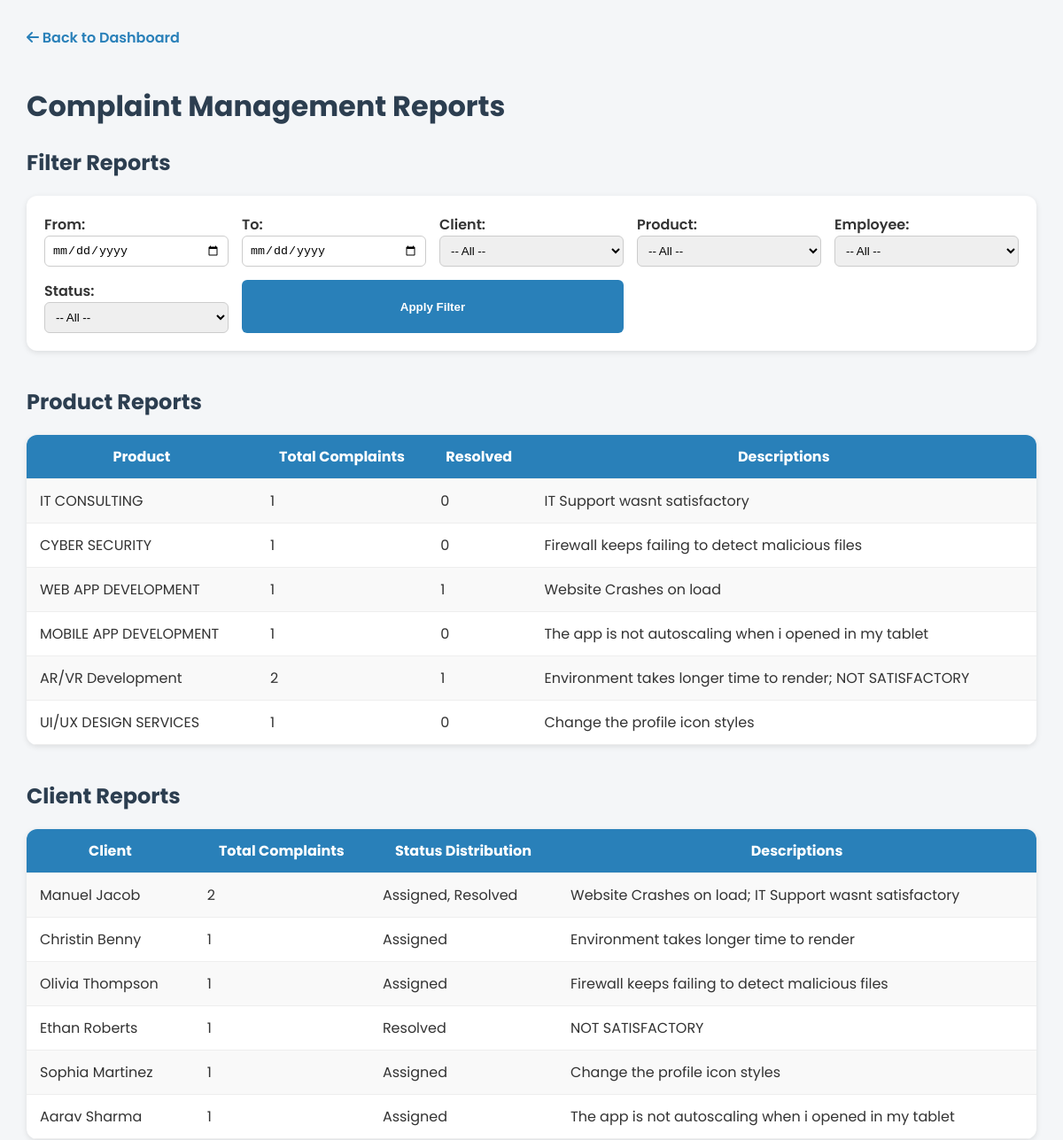
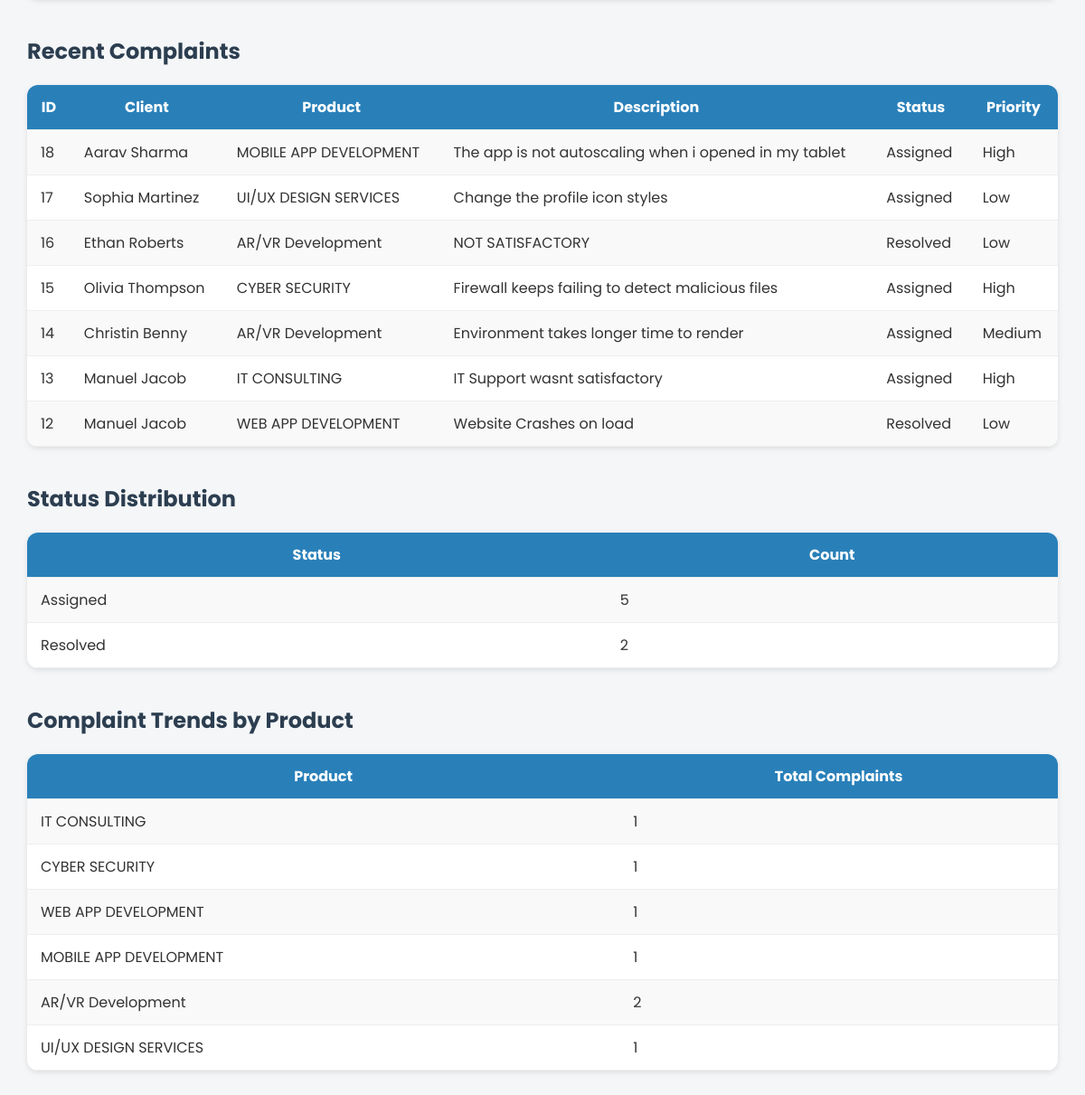
Page /admin/report.php on the committed database (2 pictures, top to bottom).
### tables this page shows
CREATE TABLE `complaints` (
  `complaint_id` int(11) NOT NULL,
  `client_id` int(11) DEFAULT NULL,
  `description` text DEFAULT NULL,
  `priority` enum('High','Medium','Low') DEFAULT NULL,
  `status` varchar(20) DEFAULT 'Pending',
  `created_at` datetime DEFAULT current_timestamp(),
  `product_id` int(11) DEFAULT NULL,
  `is_inactive` tinyint(1) DEFAULT 0,
  `inactive_reason` varchar(255) DEFAULT NULL,
  `inactivated_at` datetime DEFAULT NULL
);

CREATE TABLE `clients` (
  `client_id` int(11) NOT NULL,
  `name` varchar(100) DEFAULT NULL,
  `email` varchar(100) DEFAULT NULL,
  `password` varchar(255) DEFAULT NULL,
  `status` enum('active','inactive') DEFAULT 'active',
  `product_id` int(11) DEFAULT NULL
);

CREATE TABLE `products` (
  `product_id` int(11) NOT NULL,
  `name` varchar(100) NOT NULL,
  `description` text DEFAULT NULL,
  `price` decimal(10,2) DEFAULT NULL,
  `created_at` datetime DEFAULT current_timestamp(),
  `is_active` tinyint(1) DEFAULT 1
);

### admin/report.php (the view, shortened to what this page needs)
<?php
require_once "../config/db.php";
$dateFrom = filter_input(INPUT_GET, 'date_from', FILTER_DEFAULT);
$dateTo = filter_input(INPUT_GET, 'date_to', FILTER_DEFAULT);
try {
    $filterConditions = [];
    $params = [];
    $filterSql = !empty($filterConditions) ? 'WHERE ' . implode(' AND ', $filterConditions) : '';
    $queries = [
        'productReports' => "
            SELECT p.name AS product_name, COUNT(c.complaint_id) AS complaint_count,
                   SUM(CASE WHEN c.status = 'Resolved' THEN 1 ELSE 0 END) AS resolved_count,
                   GROUP_CONCAT(c.description SEPARATOR '; ') AS descriptions
            FROM complaints c
            JOIN products p ON c.product_id = p.product_id
            $filterSql
            GROUP BY p.product_id",
        'clientReports' => "
            SELECT cl.name AS client_name, COUNT(c.complaint_id) AS complaint_count,
                   GROUP_CONCAT(DISTINCT c.status SEPARATOR ', ') AS status_distribution,
                   GROUP_CONCAT(c.description SEPARATOR '; ') AS descriptions
            FROM complaints c
            JOIN clients cl ON c.client_id = cl.client_id
            $filterSql
            GROUP BY cl.client_id",
        'recentComplaints' => "
            SELECT c.complaint_id, cl.name AS client_name, p.name AS product_name,
                   c.description, c.status, c.priority
            FROM complaints c
            JOIN clients cl ON c.client_id = cl.client_id
            JOIN products p ON c.product_id = p.product_id
            $filterSql
            ORDER BY c.complaint_id DESC
            LIMIT 10",
        'statusDistributionData' => "
            SELECT c.status, COUNT(c.complaint_id) AS count
            FROM complaints c
            $filterSql
            GROUP BY c.status",
        'complaintTrendsData' => "
            SELECT p.name AS product_name, COUNT(c.complaint_id) AS complaint_count
            FROM complaints c
            JOIN products p ON c.product_id = p.product_id
            $filterSql
            GROUP BY p.product_id"
    ];
    foreach ($queries as $key => $sql) {
        $stmt = $conn->prepare($sql);
        $stmt->execute($params);
        $$key = $stmt->fetchAll(PDO::FETCH_ASSOC);
    }
} catch (PDOException $e) {
    die("Database error: " . $e->getMessage());
}
?>
<!DOCTYPE html>
<html lang="en">
<head>
    <link rel="stylesheet" href="https://cdnjs.cloudflare.com/ajax/libs/font-awesome/6.5.0/css/all.min.css">
</head>
<body>
    <a href="dashboard.php" class="back-link"><i class="fas fa-arrow-left"></i> Back to Dashboard</a>
    <h1>Complaint Management Reports</h1>
    <h2>Filter Reports</h2>
    <form method="GET">
        <div>
            <label for="date_from">From:</label>
            <input type="date" id="date_from" name="date_from" value="<?= htmlspecialchars($dateFrom) ?>">
        </div>
        <div>
            <label for="date_to">To:</label>
            <input type="date" id="date_to" name="date_to" value="<?= htmlspecialchars($dateTo) ?>">
        </div>
        <div>
            <label for="client">Client:</label>
            <select name="client" id="client">
                <option value="">-- All --</option>
            </select>
        </div>
        <div>
            <label for="product">Product:</label>
            <select name="product" id="product">
                <option value="">-- All --</option>
            </select>
        </div>
        <div>
            <label for="employee">Employee:</label>
            <select name="employee" id="employee">
                <option value="">-- All --</option>
            </select>
        </div>
        <div>
            <label for="status">Status:</label>
            <select name="status" id="status">
                <option value="">-- All --</option>
            </select>
        </div>
        <button type="submit">Apply Filter</button>
    </form>
    <h2>Product Reports</h2>
    <table>
        <tr><th>Product</th><th>Total Complaints</th><th>Resolved</th><th>Descriptions</th></tr>
        <?php foreach ($productReports as $row): ?>
            <tr>
                <td><?= htmlspecialchars($row['product_name']) ?></td>
                <td><?= $row['complaint_count'] ?></td>
                <td><?= $row['resolved_count'] ?></td>
                <td><?= htmlspecialchars($row['descriptions']) ?></td>
            </tr>
        <?php endforeach; ?>
    </table>
    <h2>Client Reports</h2>
    <table>
        <tr><th>Client</th><th>Total Complaints</th><th>Status Distribution</th><th>Descriptions</th></tr>
        <?php foreach ($clientReports as $row): ?>
            <tr>
                <td><?= htmlspecialchars($row['client_name']) ?></td>
                <td><?= $row['complaint_count'] ?></td>
                <td><?= htmlspecialchars($row['status_distribution']) ?></td>
                <td><?= htmlspecialchars($row['descriptions']) ?></td>
            </tr>
        <?php endforeach; ?>
    </table>
    <h2>Recent Complaints</h2>
    <table>
        <tr><th>ID</th><th>Client</th><th>Product</th><th>Description</th><th>Status</th><th>Priority</th></tr>
        <?php foreach ($recentComplaints as $row): ?>
            <tr>
                <td><?= $row['complaint_id'] ?></td>
                <td><?= htmlspecialchars($row['client_name']) ?></td>
                <td><?= htmlspecialchars($row['product_name']) ?></td>
                <td><?= htmlspecialchars($row['description']) ?></td>
                <td><?= htmlspecialchars($row['status']) ?></td>
                <td><?= htmlspecialchars($row['priority']) ?></td>
            </tr>
        <?php endforeach; ?>
    </table>
    <h2>Status Distribution</h2>
    <table>
        <tr><th>Status</th><th>Count</th></tr>
        <?php foreach ($statusDistributionData as $row): ?>
            <tr>
                <td><?= htmlspecialchars($row['status']) ?></td>
                <td><?= $row['count'] ?></td>
            </tr>
        <?php endforeach; ?>
    </table>
    <h2>Complaint Trends by Product</h2>
    <table>
        <tr><th>Product</th><th>Total Complaints</th></tr>
        <?php foreach ($complaintTrendsData as $row): ?>
            <tr>
                <td><?= htmlspecialchars($row['product_name']) ?></td>
                <td><?= $row['complaint_count'] ?></td>
            </tr>
        <?php endforeach; ?>
    </table>
</body>
</html>

### admin/report.php (style rules this page uses)
* { box-sizing: border-box; }
body { font-family: 'Poppins', sans-serif; background: #f4f6f8; margin: 0; padding: 30px; color: #333; }
h1, h2 { color: #2c3e50; }
a.back-link { display: inline-block; margin-bottom: 20px; color: #2980b9; text-decoration: none; font-weight: 600; }
form { background: #fff; padding: 20px; border-radius: 12px; box-shadow: 0 2px 6px rgba(0,0,0,0.1); display: grid; gap: 15px; grid-template-columns: repeat(auto-fit, minmax(180px, 1fr)); margin-bottom: 40px; }
form label { font-weight: 600; }
form input, form select { width: 100%; padding: 8px; border-radius: 6px; border: 1px solid #ccc; }
form button { grid-column: span 2; padding: 10px; background-color: #2980b9; color: white; border: none; border-radius: 6px; font-weight: bold; cursor: pointer; }
table { width: 100%; border-collapse: collapse; background: #fff; border-radius: 12px; overflow: hidden; margin-bottom: 40px; box-shadow: 0 2px 6px rgba(0,0,0,0.1); }
th, td { padding: 12px 15px; border-bottom: 1px solid #eee; }
th { background-color: #2980b9; color: white; position: sticky; top: 0; z-index: 2; }
tr:nth-child(even) { background-color: #f9f9f9; }

### rows in the picture
complaints: complaint_id "18", client.name "Aarav Sharma", product.name "MOBILE APP DEVELOPMENT", description "The app is not autoscaling when i opened in my tablet", status "Assigned", priority "High"
complaints: complaint_id "17", client.name "Sophia Martinez", product.name "UI/UX DESIGN SERVICES", description "Change the profile icon styles", status "Assigned", priority "Low"
complaints: complaint_id "16", client.name "Ethan Roberts", product.name "AR/VR Development", description "NOT SATISFACTORY", status "Resolved", priority "Low"
complaints: complaint_id "15", client.name "Olivia Thompson", product.name "CYBER SECURITY", description "Firewall keeps failing to detect malicious files", status "Assigned", priority "High"
complaints: complaint_id "14", client.name "Christin Benny", product.name "AR/VR Development", description "Environment takes longer time to render", status "Assigned", priority "Medium"
complaints: complaint_id "13", client.name "Manuel Jacob", product.name "IT CONSULTING", description "IT Support wasnt satisfactory", status "Assigned", priority "High"
complaints: complaint_id "12", client.name "Manuel Jacob", product.name "WEB APP DEVELOPMENT", description "Website Crashes on load", status "Resolved", priority "Low"

### other values in the picture
$row['product_name'] "IT CONSULTING"
$row['complaint_count'] "1"
$row['resolved_count'] "0"
$row['descriptions'] "IT Support wasnt satisfactory"
$row['product_name'] "CYBER SECURITY"
$row['descriptions'] "Firewall keeps failing to detect malicious files"
$row['product_name'] "WEB APP DEVELOPMENT"
$row['resolved_count'] "1"
$row['descriptions'] "Website Crashes on load"
$row['product_name'] "MOBILE APP DEVELOPMENT"
$row['descriptions'] "The app is not autoscaling when i opened in my tablet"
$row['product_name'] "AR/VR Development"
$row['complaint_count'] "2"
$row['descriptions'] "Environment takes longer time to render; NOT SATISFACTORY"
$row['product_name'] "UI/UX DESIGN SERVICES"
